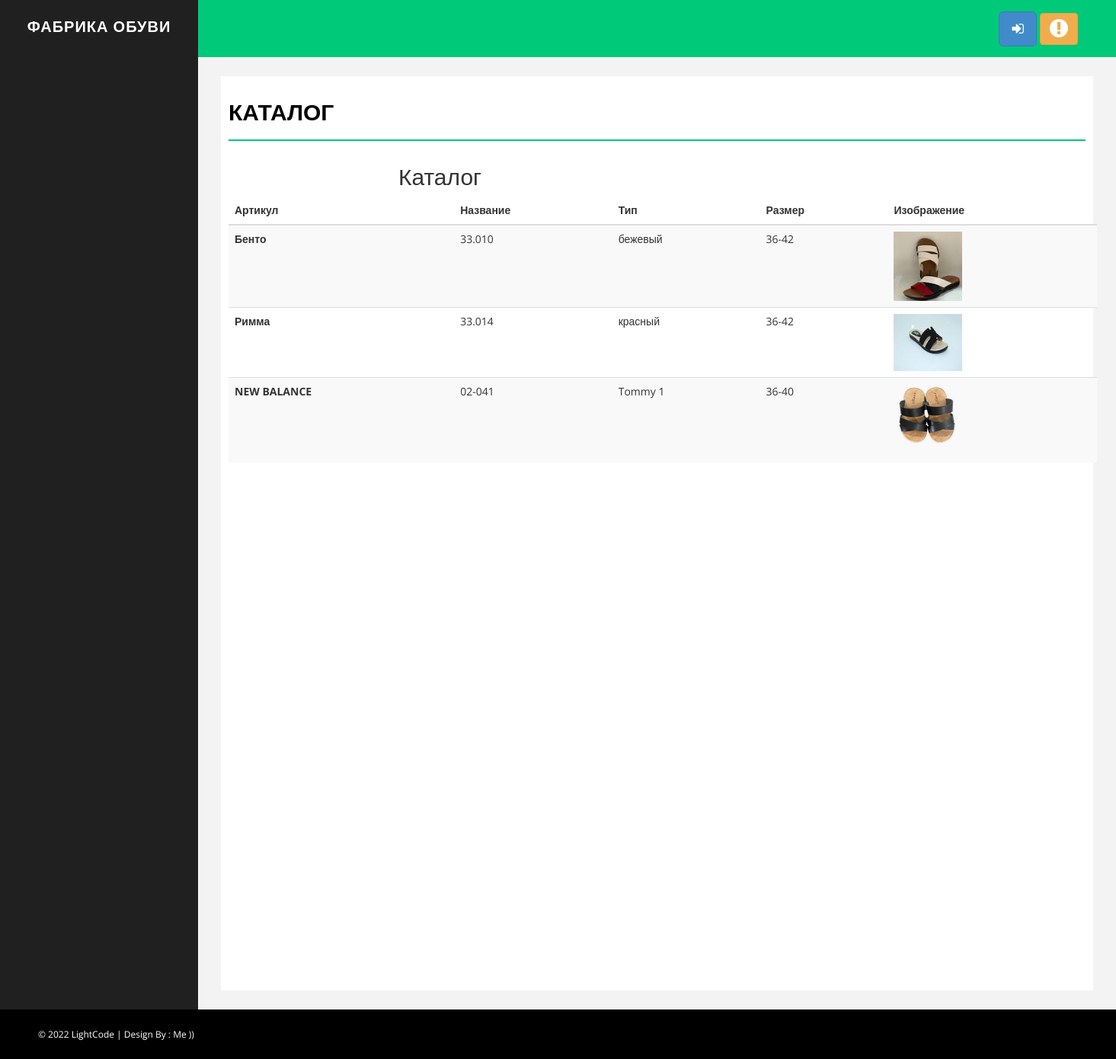
The page /catalogue on the database as committed earlier.
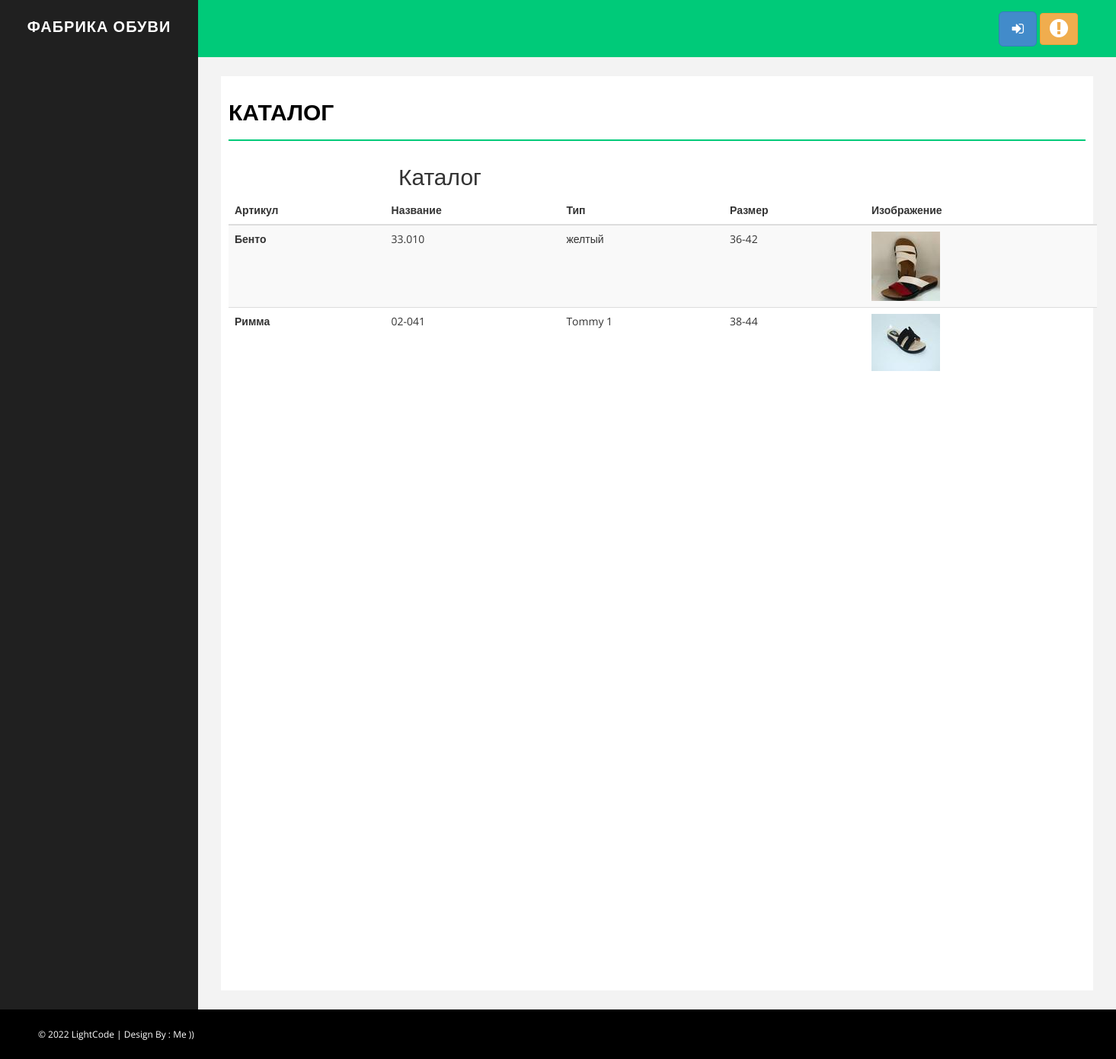
The same page on the database as committed later.
### manufacture/models.py (models this page shows, shortened)
class Catalogue(models.Model):
    model = models.CharField(max_length=100, verbose_name='Модель')  # Артикул модели
    image = models.ImageField(upload_to='media/products/%Y/%m/%d', blank=True, verbose_name="Фото")  # Фото товара
    code = models.CharField(max_length=100, blank=True, null=True, verbose_name="Код")  # Название модели
    color = models.CharField(max_length=100, verbose_name="Цвет")  # Тип модели обуви(цвета, отделка, и т.д.)
    size = models.CharField(max_length=100, verbose_name="Размеры")  # Размерная сетка
    @property
    def image_url(self):
        if self.image and hasattr(self.image, 'url'):
            return self.image.url

### manufacture/views.py (the view)
# urls.py: path('catalogue', view_catalogue, name='catalogue'),
def view_catalogue(request):
    catalogue = Catalogue.objects.all()
    return render(request, 'manufacture/catalogue.html', {'catalogue': catalogue})

### manufacture/templates/manufacture/catalogue.html (shortened to what this page needs)
{% extends 'base.html' %}
{% load static %}
{% block content %}
 <div id="page-wrapper">
            <div id="page-inner">
                <div class="row">
                    <div class="col-md-12">
                        <h1 class="page-head-line">Каталог</h1>
					</div>
	<body>
<section class="ftco-section">
		<div class="container">
			<div class="row justify-content-center">
				<div class="col-md-6 text-center mb-5">
					<h2 class="heading-section">Каталог</h2>
				</div>
			</div>
			<div class="row">
				<div class="col-md-12">
					<div class="table-wrap">
						<table class="table table-striped">
						  <thead>
						    <tr>
						      <th>Артикул</th>
						      <th>Название</th>
						      <th>Тип</th>
						      <th>Размер</th>
						      <th>Изображение</th>
						    </tr>
						  </thead>
						  <tbody>
						  {% for item in catalogue %}
						    <tr>
						      <th >{{ item.model }}</th>
								<td>{{ item.code }}</td>
						      <td>{{ item.color }}</td>
						      <td>{{ item.size }}</td>
						      <td><img src="{{ item.image_url|default_if_none:'#' }}" alt=""></td>
						    </tr>
						  {% endfor %}
						  </tbody>
						</table>
					</div>
				</div>
			</div>
		</div>
	</section>
            </div>
        </div>
	</html>
{% endblock %}

### manufacture/templates/base.html (shortened to what this page needs)
<!DOCTYPE html>
{% load static %}
<html xmlns="http://www.w3.org/1999/xhtml">
<head>
    <link href="{% static 'assets/css/bootstrap.css' %}" rel="stylesheet" />
    <link href="{% static 'assets/css/font-awesome.css' %}" rel="stylesheet" />
    <link href="{% static 'assets/css/basic.css' %}" rel="stylesheet" />
    <link href="{% static 'assets/css/custom.css' %}" rel="stylesheet" />
</head>
<body>
    <div id="wrapper">
        <nav class="navbar navbar-default navbar-cls-top " role="navigation" style="margin-bottom: 0">
            <div class="navbar-header">
                <a class="navbar-brand" href="/">ФАБРИКА ОБУВИ</a>
            </div>
            <div class="header-right">
                <a href="{% url 'login' %}" class="btn btn-lg btn-primary" title="Войти"><i class="fa fa-sign-in"></i></a>
                <a href="{% url 'logout' %}?next=/" class="btn btn-warning" title="Выйти"><i class="fa fa-exclamation-circle fa-2x"></i></a>
            </div>
        </nav>
    {% block content %}
    {% endblock %}
    <div id="footer-sec">
        &copy; 2022 LightCode | Design By : <a href="https://github.com/malikkamchibekov" target="_blank">Me ))</a>
    </div>
</body>
</html>

### config/static/assets/css/basic.css (style rules this page uses)
body { font-family: 'Open Sans', sans-serif; line-height:25px; }
#wrapper { width: 100%; background: #202020; }
#page-wrapper { padding: 15px 15px; min-height: 600px; background: #F3F3F3; }
#page-inner { width: 100%; margin: 10px 20px 10px 0px; background-color: #fff!important; padding: 10px; min-height: 1200px; }
.page-head-line { font-size: 30px; text-transform: uppercase; color: #000; font-weight: 800; padding-bottom: 20px; border-bottom: 2px solid #00CA79; margin-bottom: 10px; }
.navbar-cls-top .navbar-brand { color: #fff; background: #202020; width: 260px; text-align: center; height: 75px; font-size: 20px; letter-spacing: 1px; font-weight: 900; padding-top: 25px; text-transform:uppercase; }
.header-right { color: #fff; padding: 15px 50px 5px 50px; float: right; font-size: 16px; }
.navbar-cls-top { background: #00CA79; border-bottom: none; }
.navbar-default { border: 0px solid black; }
.navbar-header { background: #000000; }
#footer-sec { background-color:#000; padding:20px 50px; color:#fff; font-size:12px; }
#footer-sec a { color:#fff; }
@media (min-width:768px) { #page-wrapper { margin: 0 0 0 260px; padding: 15px 30px; min-height: 1200px; } }
@media (min-width:768px) { .navbar { border-radius: 0px; } }

Rows that differ between the two databases and show on the page:
removed Catalogue: model "NEW BALANCE", code "02-041", color "Tommy 1", size "36-40", image_url (picture)
changed Catalogue "Бенто": color "бежевый" → "желтый"
changed Catalogue "Римма": code "33.014" → "02-041"; color "красный" → "Tommy 1"; size "36-42" → "38-44"
